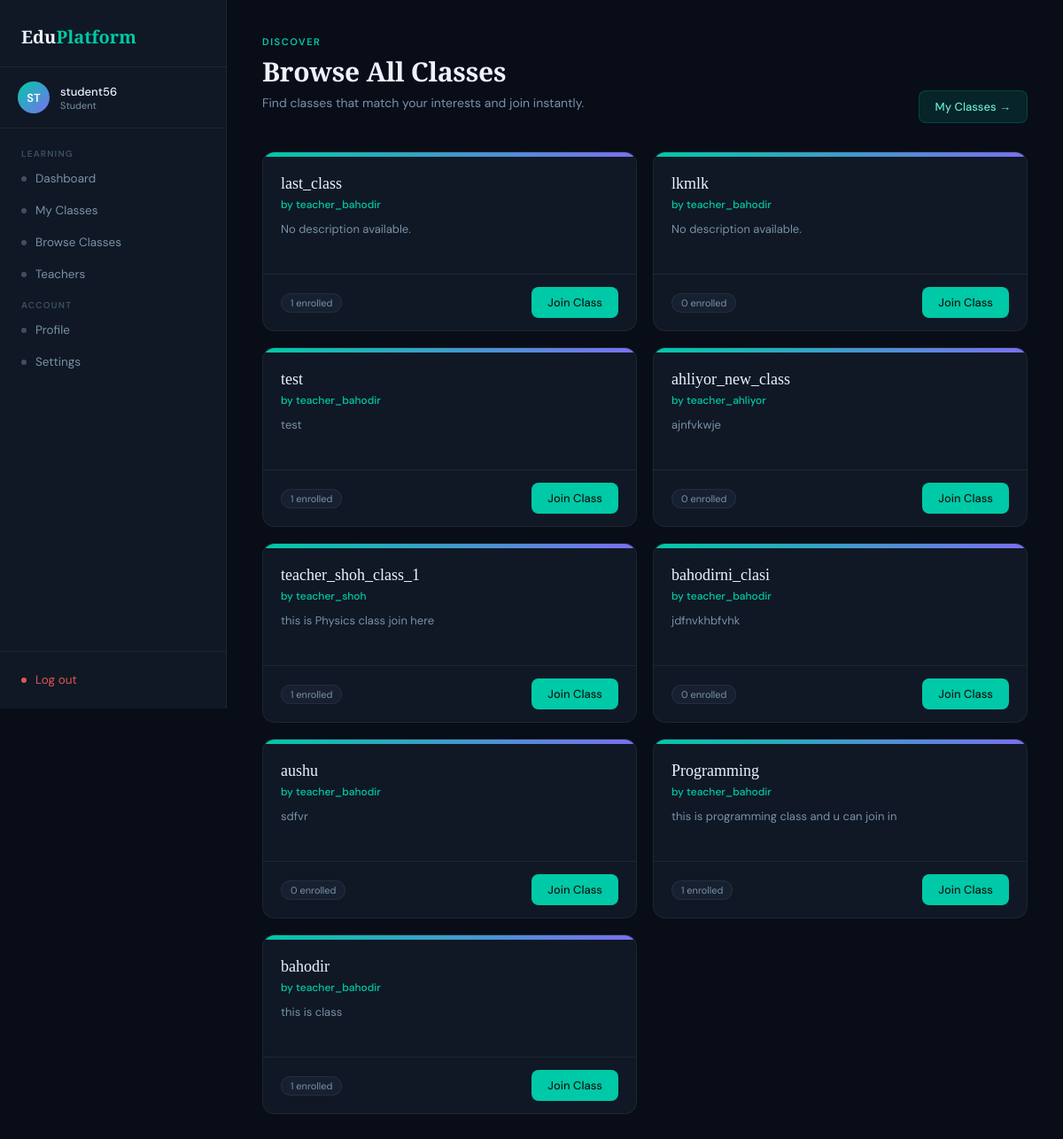
The page /student/allclasses/ (signed in) on the database its author committed.
### accounts/models.py (models this page shows)
class User(AbstractUser):
    ROLE_CHOICE= (
        ('student', 'Student'),
        ('teacher', 'Teacher')
    )
    role =models.CharField(max_length = 10, choices= ROLE_CHOICE)

### classes/models.py (models this page shows, shortened)
class Class(models.Model):
    name = models.CharField(max_length=100)
    bio = models.TextField(blank=True , help_text='class description')
    created_at = models.DateTimeField(auto_now_add=True)
    teacher = models.ForeignKey(
        Teacher,
        on_delete=models.CASCADE ,
        related_name = 'classes'
    )
    students = models.ManyToManyField(
        Student,
        through='Membership',
        blank=True
    )
    class Meta:
        verbose_name_plural = "Classes"
        ordering = ['-created_at']

### teacher/models.py (models this page shows, shortened)
class Teacher(models.Model):
    user = models.OneToOneField(settings.AUTH_USER_MODEL, on_delete=models.CASCADE)
    bio = models.TextField(blank=True)
    uname = models.CharField(blank=True , max_length = 20)

### student/views.py (the view)
    def wrapped(request, *args, **kwargs):
        if not request.user.is_authenticated:
            return redirect('accounts:login')
        if request.user.role != 'student':
            return redirect('accounts:login')
        return view_func(request, *args, **kwargs)

### student/views.py (called while the page is built)
def student_required(view_func):
    def wrapped(request, *args, **kwargs):
        if not request.user.is_authenticated:
            return redirect('accounts:login')
        if request.user.role != 'student':
            return redirect('accounts:login')
        return view_func(request, *args, **kwargs)
    return wrapped

def _student_profile(user):
    return Student.objects.select_related('user').filter(user=user).first()

@student_required
def student_all_classes(request):
    classes = Class.objects.select_related('teacher__user').prefetch_related('students').all()
    student = _student_profile(request.user)
    joined_classes = set()
    if student:
        joined_classes = set(
            Membership.objects.filter(student=student).values_list('class_obj_id', flat=True)
        )
    return render(request, 'student/all_classes.html', {
        'all_classes': classes,
        'joined_classes': joined_classes,
    })

### student/templates/student/all_classes.html (shortened to what this page needs)
{% extends 'student/base.html' %}
{% block content %}
<div class="header-row">
  <div>
    <div class="page-eyebrow">Discover</div>
    <h1 class="page-title">Browse All Classes</h1>
    <p class="page-sub">Find classes that match your interests and join instantly.</p>
  </div>
  <a href="{% url 'student:my_classes' %}" class="my-classes-link">My Classes →</a>
</div>
{% if all_classes %}
<div class="classes-grid">
  {% for c in all_classes %}
  <div class="class-card">
    <div class="class-accent"></div>
    <div class="class-body">
      <div class="class-name">{{ c.name }}</div>
      <div class="class-teacher">by {{ c.teacher.user.username }}</div>
      <div class="class-bio">{{ c.bio|default:"No description available." }}</div>
    </div>
    <div class="class-footer">
      <span class="pill">{{ c.students.count }} enrolled</span>
      {% if c.id in joined_classes %}
        <span class="btn btn-joined">Joined</span>
      {% else %}
        <form method="POST" action="{% url 'student:join_class' c.id %}" style="display:inline;">
          <button type="submit" class="btn btn-primary">Join Class</button>
        </form>
      {% endif %}
    </div>
  </div>
  {% endfor %}
</div>
{% else %}
<div class="empty-state">
  <h3>No Classes Available</h3>
  <p>No classes have been created yet. Check back soon.</p>
</div>
{% endif %}
{% endblock %}

### student/templates/student/base.html (shortened to what this page needs)
<!DOCTYPE html>
<html lang="en">
<head>
</head>
<body>
<aside class="sidebar">
    <div class="sidebar-logo">
        <div class="logo-text">Edu<span>Platform</span></div>
    </div>
    <div class="sidebar-user">
        <div class="avatar">{{ user.username|slice:":2"|upper }}</div>
        <div>
            <div class="user-name">{{ user.username }}</div>
            <div class="user-role">Student</div>
        </div>
    </div>
    <nav class="sidebar-nav">
        <div class="nav-label">Learning</div>
        <a href="{% url 'student:dashboard' %}" class="nav-item {% if active_page == 'dashboard' %}active{% endif %}"><span class="nav-dot"></span> Dashboard</a>
        <a href="{% url 'student:my_classes' %}" class="nav-item {% if active_page == 'my_classes' %}active{% endif %}"><span class="nav-dot"></span> My Classes</a>
        <a href="{% url 'student:all_classes' %}" class="nav-item {% if active_page == 'all_classes' %}active{% endif %}"><span class="nav-dot"></span> Browse Classes</a>
        <a href="{% url 'student:teachers' %}" class="nav-item {% if active_page == 'teachers' %}active{% endif %}"><span class="nav-dot"></span> Teachers</a>
        <div class="nav-label">Account</div>
        <a href="{% url 'student:profile' %}" class="nav-item {% if active_page == 'profile' %}active{% endif %}"><span class="nav-dot"></span> Profile</a>
        <a href="{% url 'student:settings' %}" class="nav-item {% if active_page == 'settings' %}active{% endif %}"><span class="nav-dot"></span> Settings</a>
    </nav>
    <div class="sidebar-footer">
        <a href="{% url 'accounts:logout' %}" class="nav-item" style="color:#e05555;"><span class="nav-dot" style="background:#e05555;"></span> Log out</a>
    </div>
</aside>
<main class="main">
    <div class="page-shell">
        {% block content %}{% endblock %}
    </div>
</main>
</body>
</html>

### student/templates/student/base.html (style rules this page uses)
*, *::before, *::after { box-sizing: border-box; }
:root { --bg: #080d18; --bg-card: #0f1824; --bg-surface: #172030; --accent: #00c9a7; --accent-soft: rgba(0,201,167,0.12); --accent2: #7b6ff0; --text-primary: #eef2ff; --text-secondary: #7a90a8; --text-muted: #3e5060; --border: rgba(255,255,255,0.06); --border-strong: rgba(255,255,255,0.12); --radius: 14px; --radius-sm: 8px; }
body { margin: 0; font-family: 'DM Sans', sans-serif; background: var(--bg); color: var(--text-primary); min-height: 100vh; display: flex; }
a { color: inherit; text-decoration: none; }
.sidebar { width: 256px; background: var(--bg-card); border-right: 1px solid var(--border); display: flex; flex-direction: column; position: fixed; top: 0; left: 0; height: 100vh; z-index: 100; }
.sidebar-logo { padding: 28px 24px 20px; border-bottom: 1px solid var(--border); }
.logo-text { font-family: 'Playfair Display', serif; font-size: 20px; font-weight: 600; }
.logo-text span { color: var(--accent); }
.sidebar-user { padding: 16px 20px; display: flex; align-items: center; gap: 12px; border-bottom: 1px solid var(--border); }
.avatar { width: 36px; height: 36px; border-radius: 50%; background: linear-gradient(135deg, var(--accent), var(--accent2)); display: flex; align-items: center; justify-content: center; font-weight: 600; font-size: 13px; color: #fff; flex-shrink: 0; }
.user-name { font-size: 13px; font-weight: 500; }
.user-role { font-size: 11px; color: var(--text-secondary); }
.sidebar-nav { flex: 1; padding: 12px; overflow-y: auto; }
.nav-label { font-size: 10px; font-weight: 600; text-transform: uppercase; letter-spacing: 1.2px; color: var(--text-muted); padding: 10px 12px 4px; }
.nav-item { display: flex; align-items: center; gap: 10px; padding: 9px 12px; border-radius: var(--radius-sm); color: var(--text-secondary); font-size: 13.5px; transition: all 0.15s; margin-bottom: 1px; }
.nav-dot { width: 6px; height: 6px; border-radius: 50%; background: var(--text-muted); flex-shrink: 0; }
.sidebar-footer { padding: 14px 12px; border-top: 1px solid var(--border); }
.main { margin-left: 256px; flex: 1; padding: 40px; min-height: 100vh; }
.page-shell { max-width: 1200px; }
.page-eyebrow { font-size: 11px; font-weight: 600; text-transform: uppercase; letter-spacing: 1.5px; color: var(--accent); margin-bottom: 6px; }
.page-title { font-family: 'Playfair Display', serif; font-size: 30px; font-weight: 600; letter-spacing: -0.3px; margin: 0; }
.page-sub { font-size: 14px; color: var(--text-secondary); margin-top: 6px; }
.header-row { display: flex; align-items: flex-end; justify-content: space-between; margin-bottom: 32px; gap: 16px; }
.btn { display: inline-flex; align-items: center; gap: 7px; padding: 9px 18px; border-radius: var(--radius-sm); font-family: 'DM Sans', sans-serif; font-size: 13px; font-weight: 500; cursor: pointer; text-decoration: none; border: none; transition: all 0.15s; }
.btn-primary { background: var(--accent); color: #0a1a16; }
.pill { display: inline-flex; align-items: center; background: var(--bg-surface); border: 1px solid var(--border); border-radius: 100px; padding: 3px 10px; font-size: 11px; color: var(--text-secondary); }
.classes-grid { display: grid; grid-template-columns: repeat(auto-fill, minmax(300px, 1fr)); gap: 18px; }
.class-card { background: var(--bg-card); border: 1px solid var(--border); border-radius: var(--radius); overflow: hidden; transition: all 0.18s; display: flex; flex-direction: column; }
.class-accent { height: 5px; background: linear-gradient(90deg, var(--accent), var(--accent2)); }
.class-body { padding: 20px; flex: 1; }
.class-name { font-family: 'Playfair Display', serif; font-size: 18px; font-weight: 500; margin-bottom: 5px; }
.class-teacher { font-size: 12px; color: var(--accent); margin-bottom: 10px; font-weight: 500; }
.class-bio { font-size: 13px; color: var(--text-secondary); line-height: 1.6; min-height: 40px; }
.class-footer { padding: 14px 20px; border-top: 1px solid var(--border); display: flex; align-items: center; justify-content: space-between; gap: 10px; }
.my-classes-link { display: inline-flex; align-items: center; gap: 6px; padding: 9px 18px; border-radius: var(--radius-sm); background: var(--accent-soft); border: 1px solid rgba(0,201,167,0.2); color: #66e8d0; font-size: 13px; font-weight: 500; }

### rows shown on the page
User: username "ST", username "student56"
Class: name "last_class", teacher.user.username "teacher_bahodir", bio "No description available.", students.count "1", shows "Join Class"
Class: name "lkmlk", teacher.user.username "teacher_bahodir", bio "No description available.", students.count "0", shows "Join Class"
Class: name "test", teacher.user.username "teacher_bahodir", bio "test", students.count "1", shows "Join Class"
Class: name "ahliyor_new_class", teacher.user.username "teacher_ahliyor", bio "ajnfvkwje", students.count "0", shows "Join Class"
Class: name "teacher_shoh_class_1", teacher.user.username "teacher_shoh", bio "this is Physics class join here", students.count "1", shows "Join Class"
Class: name "bahodirni_clasi", teacher.user.username "teacher_bahodir", bio "jdfnvkhbfvhk", students.count "0", shows "Join Class"
Class: name "aushu", teacher.user.username "teacher_bahodir", bio "sdfvr", students.count "0", shows "Join Class"
Class: name "Programming", teacher.user.username "teacher_bahodir", bio "this is programming class and u can join in", students.count "1", shows "Join Class"
Class: name "bahodir", teacher.user.username "teacher_bahodir", bio "this is class", students.count "1", shows "Join Class"
